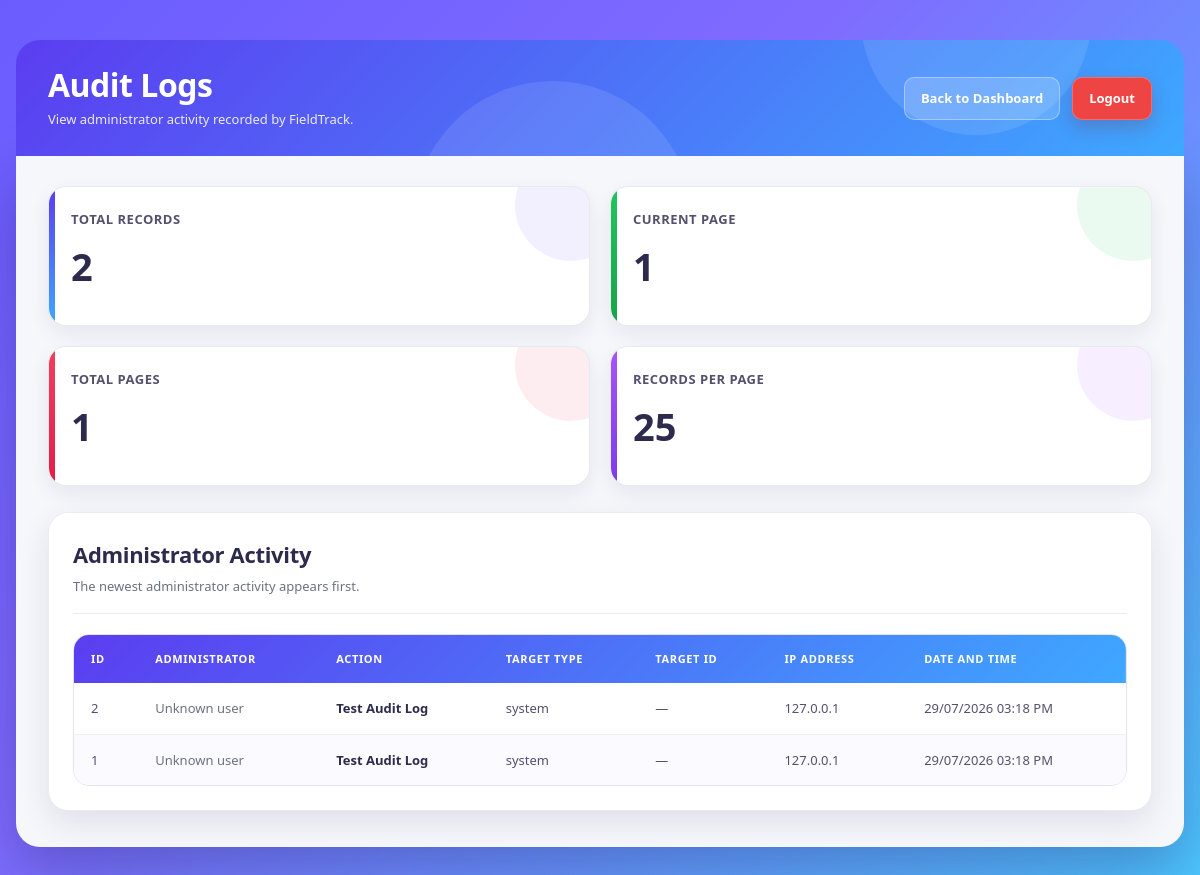
/audit_logs.php (signed in), run on the app's committed database.
### tables this page shows
CREATE TABLE audit_logs (
    id BIGINT UNSIGNED AUTO_INCREMENT PRIMARY KEY,

    user_id INT UNSIGNED DEFAULT NULL,

    action VARCHAR(100) NOT NULL,

    target_type VARCHAR(50) DEFAULT NULL,

    target_id BIGINT UNSIGNED DEFAULT NULL,

    ip_address VARCHAR(45) DEFAULT NULL,

    created_at DATETIME NOT NULL
        DEFAULT CURRENT_TIMESTAMP,

    INDEX idx_audit_user_created (
        user_id,
        created_at
    ),

    INDEX idx_audit_created_id (
        created_at,
        id
    ),

    INDEX idx_audit_action_created (
        action,
        created_at
    ),

    CONSTRAINT fk_audit_user
        FOREIGN KEY (user_id)
        REFERENCES users(id)
        ON UPDATE CASCADE
        ON DELETE SET NULL
);

### audit_logs.php (the view, shortened to what this page needs)
<?php
require_once 'db.php';
function escapeAuditValue(mixed $value): string
{
    return htmlspecialchars(
        (string) $value,
        ENT_QUOTES,
        'UTF-8'
    );
}
function formatAuditAction(string $action): string
{
    $action = trim($action);
    return ucwords(
        strtolower(
            str_replace(
                '_',
                ' ',
                $action
            )
        )
    );
}
function formatAuditDate(
    ?string $dateTime
): string {
    $timestamp = strtotime($dateTime);
    return date(
        'd/m/Y h:i A',
        $timestamp
    );
}
$page = filter_input(
    INPUT_GET,
    'page',
    FILTER_VALIDATE_INT
);
if (
    $page === false ||
    $page === null ||
    $page < 1
) {
    $page = 1;
}
$auditLogs = [];
try {
    $countResult = $conn->query(
        "SELECT
            COUNT(*) AS total_records
         FROM audit_logs"
    );
    $countRow = $countResult->fetch_assoc();
    $totalRecords = (int) (
        $countRow['total_records'] ?? 0
    );
    $totalPages = max(
        1,
        (int) ceil(
            $totalRecords /
            AUDIT_RECORDS_PER_PAGE
        )
    );
    $recordsPerPage =
        AUDIT_RECORDS_PER_PAGE;
    $offset =
        ($page - 1) *
        AUDIT_RECORDS_PER_PAGE;
    $stmt = $conn->prepare(
        "SELECT
            audit_logs.id,
            audit_logs.user_id,
            audit_logs.action,
            audit_logs.target_type,
            audit_logs.target_id,
            audit_logs.ip_address,
            audit_logs.created_at,
            users.name,
            users.username
         FROM audit_logs
         LEFT JOIN users
            ON users.id =
               audit_logs.user_id
         ORDER BY
            audit_logs.created_at DESC,
            audit_logs.id DESC
         LIMIT ?
         OFFSET ?"
    );
    $stmt->bind_param(
        'ii',
        $recordsPerPage,
        $offset
    );
    $stmt->execute();
    $auditResult = $stmt->get_result();
    while (
        $auditLog =
            $auditResult->fetch_assoc()
    ) {
        $auditLogs[] = $auditLog;
    }
} catch (Throwable $error) {
    error_log(
        'FieldTrack audit page error: ' .
        $error->getMessage()
    );
    http_response_code(500);
    exit(
        'Audit records could not be loaded. ' .
        'Please check that the audit_logs table exists.'
    );
}
?>
<!DOCTYPE html>
<html lang="en">
<head>
    <link
        rel="stylesheet"
        href="admin_style.css"
    >
</head>
<body>
<header class="admin-header">
    <div>
        <h1>Audit Logs</h1>
        <p>
            View administrator activity recorded
            by FieldTrack.
        </p>
    </div>
    <div class="header-actions">
        <a
            href="admin_panel.php"
            class="logout-btn audit-btn"
        >
            Back to Dashboard
        </a>
        <a
            href="logout.php"
            class="logout-btn"
        >
            Logout
        </a>
    </div>
</header>
<main class="admin-container">
    <section class="summary-grid">
        <div class="summary-card">
            <h3>Total Records</h3>
            <p>
                <?= $totalRecords ?>
            </p>
        </div>
        <div class="summary-card">
            <h3>Current Page</h3>
            <p>
                <?= $page ?>
            </p>
        </div>
        <div class="summary-card">
            <h3>Total Pages</h3>
            <p>
                <?= $totalPages ?>
            </p>
        </div>
        <div class="summary-card">
            <h3>Records Per Page</h3>
            <p>
                <?= AUDIT_RECORDS_PER_PAGE ?>
            </p>
        </div>
    </section>
    <section class="admin-section">
        <div class="section-title">
            <div>
                <h2>Administrator Activity</h2>
                <p>
                    The newest administrator activity
                    appears first.
                </p>
            </div>
        </div>
        <div class="table-wrapper">
            <table class="records-table">
                <thead>
                    <tr>
                        <th>ID</th>
                        <th>Administrator</th>
                        <th>Action</th>
                        <th>Target Type</th>
                        <th>Target ID</th>
                        <th>IP Address</th>
                        <th>Date and Time</th>
                    </tr>
                </thead>
                <tbody>
                <?php if (
                    count($auditLogs) > 0
                ): ?>
                    <?php foreach (
                        $auditLogs as $log
                    ): ?>
                        <tr>
                            <td>
                                <?= (int) $log['id'] ?>
                            </td>
                            <td>
                                <?php if (
                                    !empty($log['name'])
                                ): ?>
                                    <strong>
                                        <?= escapeAuditValue(
                                            $log['name']
                                        ) ?>
                                    </strong>
                                    <br>
                                    <span>
                                        @<?= escapeAuditValue(
                                            $log['username'] ??
                                            ''
                                        ) ?>
                                    </span>
                                <?php else: ?>
                                    <span>
                                        Unknown user
                                    </span>
                                <?php endif; ?>
                            </td>
                            <td>
                                <strong>
                                    <?= escapeAuditValue(
                                        formatAuditAction(
                                            (string) (
                                                $log['action'] ??
                                                ''
                                            )
                                        )
                                    ) ?>
                                </strong>
                            </td>
                            <td>
                                <?php if (
                                    !empty(
                                        $log['target_type']
                                    )
                                ): ?>
                                    <?= escapeAuditValue(
                                        $log['target_type']
                                    ) ?>
                                <?php else: ?>
                                    &mdash;
                                <?php endif; ?>
                            </td>
                            <td>
                                <?php if (
                                    $log['target_id'] !==
                                    null
                                ): ?>
                                    <?= (int) $log['target_id'] ?>
                                <?php else: ?>
                                    &mdash;
                                <?php endif; ?>
                            </td>
                            <td>
                                <?= escapeAuditValue(
                                    !empty(
                                        $log['ip_address']
                                    )
                                        ? $log['ip_address']
                                        : 'Not available'
                                ) ?>
                            </td>
                            <td>
                                <?= escapeAuditValue(
                                    formatAuditDate(
                                        $log['created_at'] ??
                                        null
                                    )
                                ) ?>
                            </td>
                        </tr>
                    <?php endforeach; ?>
                <?php endif; ?>
                </tbody>
            </table>
        </div>
    </section>
</main>
</body>
</html>

### data on the page
audit_logs: id "2", action "Test Audit Log", target_type "system", ip_address "127.0.0.1", created_at "29/07/2026 03:18 PM"
audit_logs: id "1", action "Test Audit Log", target_type "system", ip_address "127.0.0.1", created_at "29/07/2026 03:18 PM"

### other printed values
$totalRecords "2"
$page "1"
$totalPages "1"
AUDIT_RECORDS_PER_PAGE "25"
